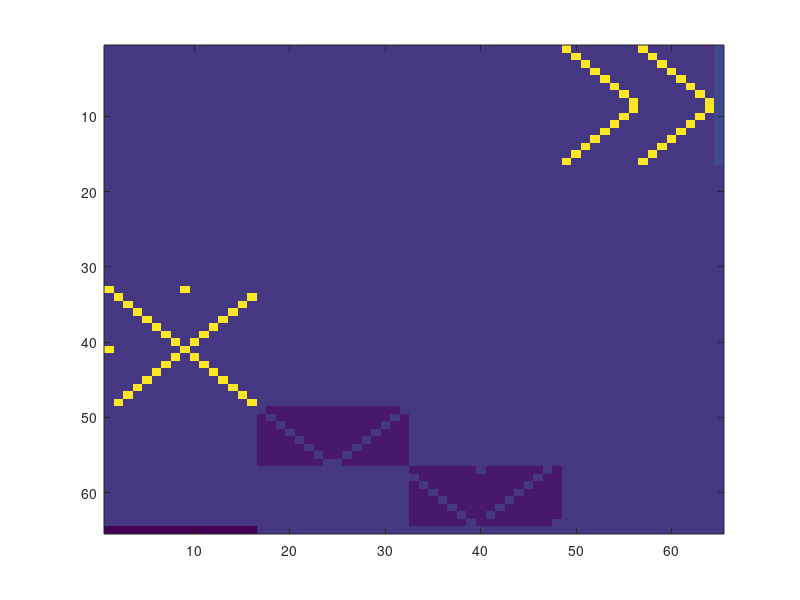

The MATLAB source for this figure: (Note: this script raises an error after producing the figure.)
%%%%%%%%%%%%%%%%%%%%%%%%%%%%%%%%%%%%%%%%%%%%%%%%%%%%%%%%%%%%%%%%%%%%%%%%%%%
% PB-EB integrate and fire model
% Dan Turner-Evans, 5/13/2016
% Based on code by Shaul Druckmann
%%%%%%%%%%%%%%%%%%%%%%%%%%%%%%%%%%%%%%%%%%%%%%%%%%%%%%%%%%%%%%%%%%%%%%%%%%%

%% Initial assumptions

% 1) The wedge and tile gall neurons get input from the gall when the fly
% moves to raise their activity (let's say rotational velocity + forward
% velocity)
% 2) There's a pre-existing bias in the wedge neurons for the bump to be
% in a predetermined location (stored by magic).
% 3) In the PB, the bump from the wedge neurons excites both populations
% of delta 7 neurons.
% 4) In the PB, delta 7 population #1 excites the gall-tile neurons
% everywhere but at the bump location.
% 5) In the EB, the gall-tile neurons inhibit the wedge neurons everywhere
% except at the bump location to help shape the bump
% 6) In the NO, one or the other side of NO-tile neurons receives uniform
% input (rotational velocity) when the fly is turning in one direction or
% the other.
% 7) In the PB, delta 7 population #2 inhibits the NO-tile neurons
% everywhere except at the bump location.
% 8) In the EB, the rotationally excited, bump uninhibited, shifted
% NO-tile neurons move the bump. 

%% Define connections and time constants

% All connections are done in the PB reference frame, the lower half of
% numbers coming from the left PB and the upper half coming from the right
% PB.

% THINK ABOUT INCLUDING GALL-TIP-WEDGE AND THREE GLOMERULI DELTA 7

% Specify the weights
NO_tile_wedge_weight = 1;
gall_tile_wedge_weight = 0;
wedge_d7_1_weight = 1;
wedge_d7_2_weight = 1;
d7_1_gall_tile_weight = -1/8;
d7_2_NO_tile_weight = -1/8;
inhibit_weight = -0.2;
wedge_inhibit_weight = 1/16;

% specify the time constants
tau_wedge = 1;
tau_NO_tile = 1;
tau_gall_tile = 1;
tau_d7_1 = 1;
tau_d7_2 = 1;
tau_inhibit = 1;

% The number of different neurons to be considered
num_wedges = 16;
wedge_offset = 0;
num_gall_tiles = 16;
gall_tile_offset = num_wedges;
num_NO_tiles = 16;
NO_tile_offset = gall_tile_offset+num_gall_tiles;
num_d7_1 = 8;
d7_1_offset = NO_tile_offset + num_NO_tiles;
num_d7_2 = 8;
d7_2_offset = d7_1_offset + num_d7_1;
num_inhibit = 1;
inhibit_offset = d7_2_offset + num_d7_2;
num_neurons = num_wedges+num_gall_tiles+ num_NO_tiles+num_d7_1+num_d7_2+num_inhibit;

tau_all = vertcat(...
    zeros(num_wedges,1) + tau_wedge,...
    zeros(num_gall_tiles,1) + tau_NO_tile,...
    zeros(num_NO_tiles,1) + tau_gall_tile,...
    zeros(num_d7_1,1) + tau_d7_1,...
    zeros(num_d7_2,1) + tau_d7_2,...
    zeros(num_inhibit,1) + tau_inhibit);


% Create an empty connectivity matrix
J = zeros(num_neurons,num_neurons);


% Define the connections in the EB

% NO-tile to wedge
for Ltile = 1:8
    J(NO_tile_offset+Ltile,wedge_offset+Ltile) = NO_tile_wedge_weight;
    J(NO_tile_offset+Ltile,wedge_offset+16-mod(6+Ltile,8)) = NO_tile_wedge_weight;
end

for Rtile = 9:16
    J(NO_tile_offset+Rtile,wedge_offset+Rtile) = NO_tile_wedge_weight;
    J(NO_tile_offset+Rtile,wedge_offset+8-mod(Rtile-2,8)) = NO_tile_wedge_weight;
end

% gall-tile to wedge
for Ltile = 1:8
    J(gall_tile_offset+Ltile,wedge_offset+Ltile) = gall_tile_wedge_weight;
    J(gall_tile_offset+Ltile,wedge_offset+16-mod(6+Ltile,8)) = gall_tile_wedge_weight;
end

for Rtile = 9:16
    J(gall_tile_offset+Rtile,wedge_offset+Rtile) = gall_tile_wedge_weight;
    J(gall_tile_offset+Rtile,wedge_offset+8-mod(Rtile-2,8)) = gall_tile_wedge_weight;
end

% Define the connections in the PB
% wedge to delta 7 #1 and #2
for LPB=1:8
    J(wedge_offset+LPB,d7_1_offset+LPB) = wedge_d7_1_weight;
    J(wedge_offset+LPB,d7_2_offset+LPB) = wedge_d7_2_weight;
end
for RPB=9:16
    J(wedge_offset+RPB,d7_1_offset+17-RPB) = wedge_d7_1_weight;
    J(wedge_offset+RPB,d7_2_offset+17-RPB) = wedge_d7_2_weight;
end

% Define the delta 7 #1 to NO-tile connections
for PB = 1:8
    J(d7_1_offset+PB,gall_tile_offset+[1:16]) = d7_1_gall_tile_weight;
    J(d7_1_offset+PB,gall_tile_offset+PB) = 0;
    J(d7_1_offset+PB,gall_tile_offset+17-PB) = 0;
    
    J(d7_2_offset+PB,NO_tile_offset+[1:16]) = d7_2_NO_tile_weight;
    if PB == 1
        J(d7_2_offset+PB,NO_tile_offset+8) = 0;
    else
        J(d7_2_offset+PB,NO_tile_offset+mod(PB-1,8)) = 0;
    end
    J(d7_2_offset+PB,NO_tile_offset+16-mod(16+PB,8)) = 0;
end

% Define the inhibitory connections
for wedge = 1:16
    J(inhibit_offset+1,wedge+wedge_offset) = inhibit_weight;
    J(wedge+wedge_offset,inhibit_offset+1) = wedge_inhibit_weight;
end

figure;
imagesc(J)

%% Define the initial conditions and run the model
% Specify the nonlinear function for the input currents to each neuron
fhandle = @ThresholdLinearSaturatingNeuron;
paramStruct = struct;
paramStruct.thresh = 0;
paramStruct.saturation = 10;
paramStruct.tau = tau_all;

% Make the time vector for the simulation
tVec = 0:0.1:20;
timePoints = length(tVec);

% Give the network some initial firing rates
initCond = randn(num_neurons,1);
initCond = zeros(num_neurons,1);
initCond(1:2) = 1;
initCond(15:16) = 1;

% Give the rotational and translational velocity inputs
flyMovement = zeros(num_neurons,1);
% flyMovement(1,1) = 1;
flyMovement(1:num_wedges+num_gall_tiles,1) = 0;
flyMovement(NO_tile_offset+1:NO_tile_offset+8,1) = 0.15;
% flyMovement(NO_tile_offset+15:NO_tile_offset+15,1) = 1;

% Solve the ODE's over this time vector
[t,y] = ode45(@(t, y) CxModelDynamicsForODESolver(t, y, fhandle, paramStruct,J',flyMovement), tVec, initCond);
inputActivity = y';
figure, imagesc(inputActivity)

